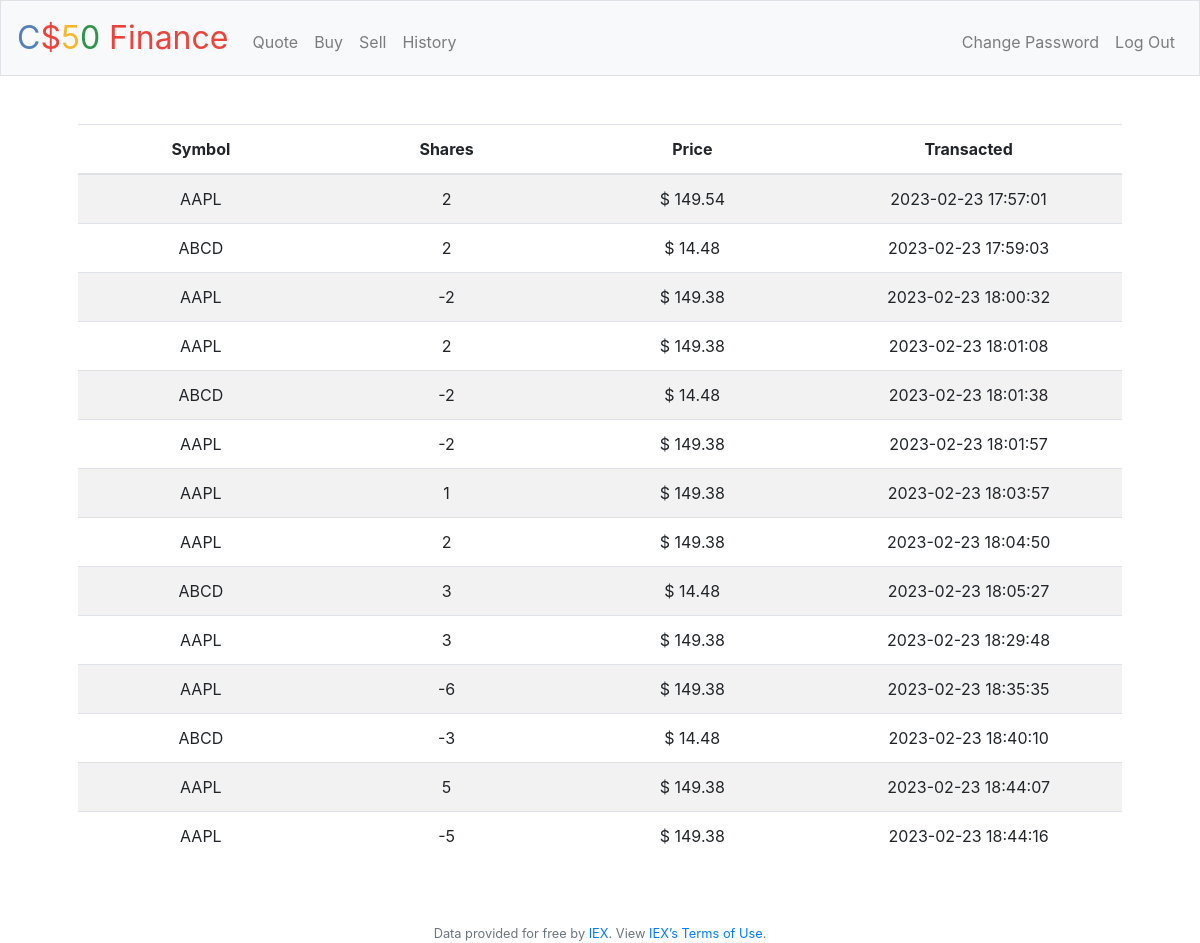
Screenshot of /history (signed in) with the database file from the repository.
### tables this page shows
CREATE TABLE transactions(user_id INTEGER, symbol TEXT NOT NULL, qntd INTEGER NOT NULL, price FLOAT NOT NULL, date DATETIME NOT NULL, FOREIGN KEY(user_id) REFERENCES users(id));

### app.py (the view)
@app.route("/history")
@login_required
def history():
    dados = db.execute("SELECT symbol, qntd, price, date FROM users JOIN transactions ON user_id = id WHERE id = ?", session.get("user_id"))
    session['message'] = ''
    return render_template("history.html", dados = dados)

### app.py (called while the page is built)
@app.after_request
def after_request(response):
    response.headers["Cache-Control"] = "no-cache, no-store, must-revalidate"
    response.headers["Expires"] = 0
    response.headers["Pragma"] = "no-cache"
    return response

### helpers.py (called while the page is built)
def login_required(f):
    @wraps(f)
    def decorated_function(*args, **kwargs):
        if session.get("user_id") is None:
            return redirect("/login")
        return f(*args, **kwargs)
    return decorated_function

### templates/history.html (shortened to what this page needs)
{% extends "layout.html" %}
{% block main %}
    <div class="table-responsive">
        <table class="table table-striped">
            <thead>
                <th scope="col">Symbol</th>
                <th scope="col">Shares</th>
                <th scope="col">Price</th>
                <th scope="col">Transacted</th>
            </thead>
            <tbody>
                {% for dado in dados %}
                    <tr>
                        <td>{{dado['symbol']}}</td>
                        <td>{{dado['qntd']}}</td>
                        <td>$ {{dado['price']}}</td>
                        <td>{{dado['date']}}</td>
                    </tr>
                {% endfor %}
            </tbody>
        </table>
    </div>
{% endblock %}

### templates/layout.html (shortened to what this page needs)
<!DOCTYPE html>
<html lang="en">
    <head>
        <link rel="stylesheet" href="https://cdn.jsdelivr.net/npm/bootstrap@4.5.3/dist/css/bootstrap.min.css">
        <link href="/static/styles.css" rel="stylesheet">
    </head>
    <body>
        <nav class="navbar navbar-expand-md navbar-light bg-light border">
            <a class="navbar-brand" href="/"><span class="blue">C</span><span class="red">$</span><span class="yellow">5</span><span class="green">0</span> <span class="red">Finance</span></a>
            <div class="collapse navbar-collapse" id="navbar">
                {% if session.user_id %}
                    <ul class="navbar-nav mr-auto mt-2">
                        <li class="nav-item"><a class="nav-link" href="/quote">Quote</a></li>
                        <li class="nav-item"><a class="nav-link" href="/buy">Buy</a></li>
                        <li class="nav-item"><a class="nav-link" href="/sell">Sell</a></li>
                        <li class="nav-item"><a class="nav-link" href="/history">History</a></li>
                    </ul>
                    <ul class="navbar-nav ml-auto mt-2">
                        <li class="nav-item"><a class="nav-link" href="/password">Change Password</a></li>
                        <li class="nav-item"><a class="nav-link" href="/logout">Log Out</a></li>
                    </ul>
                {% else %}
                    <ul class="navbar-nav ml-auto mt-2">
                        <li class="nav-item"><a class="nav-link" href="/register">Register</a></li>
                        <li class="nav-item"><a class="nav-link" href="/login">Log In</a></li>
                    </ul>
                {% endif %}
            </div>
        </nav>
        <main class="container p-5">
            {% block main %}{% endblock %}
        </main>
        <footer class="small text-center text-muted">
            Data provided for free by <a href="https://iextrading.com/developer">IEX</a>. View <a href="https://iextrading.com/api-exhibit-a/">IEX’s Terms of Use</a>.
        </footer>
    </body>
</html>

### static/styles.css (style rules this page uses)
nav .navbar-brand { font-size: xx-large; }
nav .navbar-brand .blue { color: #537fbe; }
nav .navbar-brand .red { color: #ea433b; }
nav .navbar-brand .yellow { color: #f5b82e; }
nav .navbar-brand .green { color: #2e944b; }
main { overflow-x: auto; text-align: center; }
main table { margin: auto; }
main table td { min-width: 150px; }

### rows the page displays
transactions: symbol "AAPL", qntd "2", price "149.54", date "2023-02-23 17:57:01"
transactions: symbol "ABCD", qntd "2", price "14.48", date "2023-02-23 17:59:03"
transactions: symbol "AAPL", qntd "-2", price "149.38", date "2023-02-23 18:00:32"
transactions: symbol "AAPL", qntd "2", price "149.38", date "2023-02-23 18:01:08"
transactions: symbol "ABCD", qntd "-2", price "14.48", date "2023-02-23 18:01:38"
transactions: symbol "AAPL", qntd "-2", price "149.38", date "2023-02-23 18:01:57"
transactions: symbol "AAPL", qntd "1", price "149.38", date "2023-02-23 18:03:57"
transactions: symbol "AAPL", qntd "2", price "149.38", date "2023-02-23 18:04:50"
transactions: symbol "ABCD", qntd "3", price "14.48", date "2023-02-23 18:05:27"
transactions: symbol "AAPL", qntd "3", price "149.38", date "2023-02-23 18:29:48"
transactions: symbol "AAPL", qntd "-6", price "149.38", date "2023-02-23 18:35:35"
transactions: symbol "ABCD", qntd "-3", price "14.48", date "2023-02-23 18:40:10"
transactions: symbol "AAPL", qntd "5", price "149.38", date "2023-02-23 18:44:07"
transactions: symbol "AAPL", qntd "-5", price "149.38", date "2023-02-23 18:44:16"
